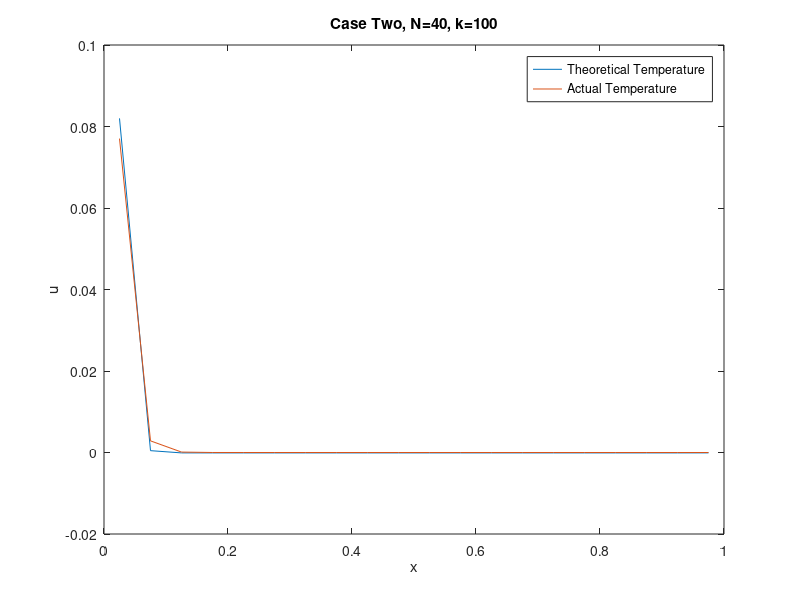

This chart was generated by the following MATLAB code:
%%Boundary Conditions and givens
n=10; %increase for grid convergence
L=1;
k=100;
lambda=(k^2);
U0=1;
v=1;
h=L/n;
a=ones(n+2,1);                          %superdiagonal
b=-(2+lambda*(h^2))*ones(n+2,1);        %diagonal
c=ones(n+2,1);                          %subdiagonal
d=zeros(n+2,1);
b(1)=1;     
c(1)=1;     
a(n+2)=1;   
b(n+2)=1;
d(1)=2*U0;

c1=zeros(n+2,1);
d1=zeros(n+2,1);
d1(1)=d(1)/b(1);
c1(1)=c(1)/b(1);

for i=2:n+2
c1(i)=c(i)/(b(i)-a(i)*c1(i-1));
d1(i)=(d(i)-a(i)*d1(i-1))/(b(i)-a(i)*c1(i-1));
end
%back substitution
u=zeros(n+2,1);
u(n+2)=d1(n+2);
for i=n+1:-1:1
    u(i)=d1(i)-c1(i)*u(i+1);
end
%%Graphing
x=h/2:h:(L-h/2);
ut=(((sinh(k*(L-x))+sinh(k*x))/sinh(k*L))-1)*(1/(k^2))+U0*(sinh(k*(L-x))/sinh(k*L));
%%plot(x,ut,x,u(2:n+1))
%%title('Case One, N=20, k=100')
%%xlabel('x')
%%ylabel('u')
%%legend('Theoretical Temperature','Actual Temperature')

%%Part 2
h=L/n;
U0=1
a=-ones(n+2,1);
b=(2+lambda*(h^2))*ones(n+2,1);
c=-ones(n+2,1);
d=zeros(n+2,1);
b(1)=1;
a(n+2)=1;
c(1)=-1
b(n+2)=1
d(1)=n*2*h;
%%Forward elimination
d1=zeros(n+2,1);
c1=zeros(n+2,1);
d1(1)=d(1)/b(1);
c1(1)=c(1)/b(1);
for i=2:n+2
    c1(i)=c(i)/(b(i)-a(i)*c1(i-1));
    d1(i)=(d(i)-a(i)*d1(i-1))/(b(i)-a(i)*c1(i-1));
end
%Back Substitiution
u=zeros(n+2,1);
u(n+2)=d1(n+2);
for i=n+1:-1:1
    u(i)=d1(i)-c1(i)*u(i+1);
end
ut2=((cosh(k*x)/cosh(k*L))-1)*(1/(k^2))-(v/k)*(sinh(k*(L-x))/cosh(k*L));
plot(x,ut2,x,u(2:n+1))
plot(x,ut,x,u(2:n+1))
title('Case Two, N=40, k=100')
xlabel('x')
ylabel('u')
legend('Theoretical Temperature','Actual Temperature')

%%error of u for n

du_n(n+2,1)=ut(i)-u(i);

error_n=abs(sum(du_n))


%%2n
%%Boundary Conditions and givens
n=2*10; %increase for grid convergence
L=1;
k=100;
lambda=(k^2);
U0=1;
v=1;
h=L/n;
a=ones(n+2,1);                          %superdiagonal
b=-(2+lambda*(h^2))*ones(n+2,1);        %diagonal
c=ones(n+2,1);                          %subdiagonal
d=zeros(n+2,1);
b(1)=1;     
c(1)=1;     
a(n+2)=1;   
b(n+2)=1;
d(1)=2*U0;

c1=zeros(n+2,1);
d1=zeros(n+2,1);
d1(1)=d(1)/b(1);
c1(1)=c(1)/b(1);

for i=2:n+2
c1(i)=c(i)/(b(i)-a(i)*c1(i-1));
d1(i)=(d(i)-a(i)*d1(i-1))/(b(i)-a(i)*c1(i-1));
end
%back substitution
u1=zeros(n+2,1);
u1(n+2)=d1(n+2);
for i=n+1:-1:1
    u1(i)=d1(i)-c1(i)*u1(i+1);
end
%%Graphing
x=h/2:h:(L-h/2);
ut=(((sinh(k*(L-x))+sinh(k*x))/sinh(k*L))-1)*(1/(k^2))+U0*(sinh(k*(L-x))/sinh(k*L));
%%plot(x,ut,x,u(2:n+1))
%%title('Case One, N=20, k=100')
%%xlabel('x')
%%ylabel('u')
%%legend('Theoretical Temperature','Actual Temperature')

%%Part 2
h=L/n;
U0=1
a=-ones(n+2,1);
b=(2+lambda*(h^2))*ones(n+2,1);
c=-ones(n+2,1);
d=zeros(n+2,1);
b(1)=1;
a(n+2)=1;
c(1)=-1
b(n+2)=1
d(1)=n*2*h;
%%Forward elimination
d1=zeros(n+2,1);
c1=zeros(n+2,1);
d1(1)=d(1)/b(1);
c1(1)=c(1)/b(1);
for i=2:n+2
    c1(i)=c(i)/(b(i)-a(i)*c1(i-1));
    d1(i)=(d(i)-a(i)*d1(i-1))/(b(i)-a(i)*c1(i-1));
end
%Back Substitiution
u1=zeros(n+2,1);
u1(n+2)=d1(n+2);
for i=n+1:-1:1
    u1(i)=d1(i)-c1(i)*u1(i+1);
end
ut2=((cosh(k*x)/cosh(k*L))-1)*(1/(k^2))-(v/k)*(sinh(k*(L-x))/cosh(k*L));
plot(x,ut2,x,u1(2:n+1))
plot(x,ut,x,u1(2:n+1))
title('Case Two, N=40, k=100')
xlabel('x')
ylabel('u')
legend('Theoretical Temperature','Actual Temperature')

%%error of u for n

du_2n(n+2,1)=ut2(i)-u1(i);

error_2n=abs(sum(du_2n))

%%Order of Accuracy

OAC=log((error_n/error_2n))/log(2)
